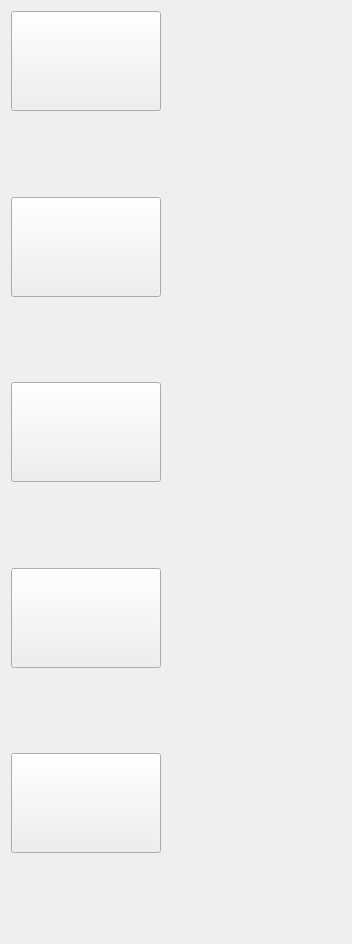
        <widget class="QWidget" name="scrollAreaWidgetContents">
         <property name="geometry">
          <rect>
           <x>0</x>
           <y>0</y>
           <width>352</width>
           <height>944</height>
          </rect>
         </property>
         <layout class="QVBoxLayout" name="verticalLayout_3">
          <item>
           <layout class="QVBoxLayout" name="verticalLayout">
            <item>
             <widget class="QPushButton" name="menupicture">
              <property name="minimumSize">
               <size>
                <width>150</width>
                <height>100</height>
               </size>
              </property>
              <property name="maximumSize">
               <size>
                <width>150</width>
                <height>100</height>
               </size>
              </property>
              <property name="text">
               <string/>
              </property>
              <property name="iconSize">
               <size>
                <width>16</width>
                <height>16</height>
               </size>
              </property>
             </widget>
            </item>
            <item>
             <widget class="QLabel" name="menuname">
              <property name="text">
               <string/>
              </property>
             </widget>
            </item>
            <item>
             <widget class="QLabel" name="menudecription">
              <property name="minimumSize">
               <size>
                <width>0</width>
                <height>30</height>
               </size>
              </property>
              <property name="text">
               <string/>
              </property>
             </widget>
            </item>
            <item>
             <widget class="QLabel" name="menuprice">
              <property name="text">
               <string/>
              </property>
             </widget>
            </item>
            <item>
             <widget class="QPushButton" name="menupicture_2">
              <property name="minimumSize">
               <size>
                <width>150</width>
                <height>100</height>
               </size>
              </property>
              <property name="maximumSize">
               <size>
                <width>150</width>
                <height>100</height>
               </size>
              </property>
              <property name="text">
               <string/>
              </property>
             </widget>
            </item>
            <item>
             <widget class="QLabel" name="menuname_2">
              <property name="text">
               <string/>
              </property>
             </widget>
            </item>
            <item>
             <widget class="QLabel" name="menudecription_2">
              <property name="minimumSize">
               <size>
                <width>0</width>
                <height>30</height>
               </size>
              </property>
              <property name="text">
               <string/>
              </property>
             </widget>
            </item>
            <item>
             <widget class="QLabel" name="menuprice_2">
              <property name="text">
               <string/>
              </property>
             </widget>
            </item>
            <item>
             <widget class="QPushButton" name="menupicture_3">
              <property name="minimumSize">
               <size>
                <width>150</width>
                <height>100</height>
               </size>
              </property>
              <property name="maximumSize">
               <size>
                <width>150</width>
                <height>100</height>
               </size>
              </property>
              <property name="text">
               <string/>
              </property>
             </widget>
            </item>
            <item>
             <widget class="QLabel" name="menuname_3">
              <property name="text">
               <string/>
              </property>
             </widget>
            </item>
            <item>
             <widget class="QLabel" name="menudecription_3">
              <property name="minimumSize">
               <size>
                <width>0</width>
                <height>30</height>
               </size>
              </property>
              <property name="text">
               <string/>
              </property>
             </widget>
            </item>
            <item>
             <widget class="QLabel" name="menuprice_3">
              <property name="text">
               <string/>
              </property>
             </widget>
            </item>
            <item>
             <widget class="QPushButton" name="menupicture_4">
              <property name="minimumSize">
               <size>
                <width>150</width>
                <height>100</height>
               </size>
              </property>
              <property name="maximumSize">
               <size>
                <width>150</width>
                <height>100</height>
               </size>
              </property>
              <property name="text">
               <string/>
              </property>
             </widget>
            </item>
            <item>
             <widget class="QLabel" name="menuname_4">
              <property name="text">
               <string/>
              </property>
             </widget>
            </item>
            <item>
             <widget class="QLabel" name="menudecription_4">
              <property name="minimumSize">
               <size>
                <width>0</width>
                <height>30</height>
               </size>
              </property>
              <property name="text">
               <string/>
              </property>
             </widget>
            </item>
            <item>
             <widget class="QLabel" name="menuprice_4">
              <property name="text">
               <string/>
              </property>
             </widget>
            </item>
            <item>
             <widget class="QPushButton" name="menupicture_5">
              <property name="minimumSize">
               <size>
                <width>150</width>
                <height>100</height>
               </size>
              </property>
              <property name="maximumSize">
               <size>
                <width>150</width>
                <height>100</height>
               </size>
              </property>
              <property name="text">
               <string/>
              </property>
             </widget>
            </item>
            <item>
             <widget class="QLabel" name="menuname_5">
              <property name="text">
               <string/>
              </property>
             </widget>
            </item>
            <item>
             <widget class="QLabel" name="menudecription_5">
              <property name="minimumSize">
               <size>
                <width>0</width>
                <height>30</height>
               </size>
              </property>
              <property name="text">
               <string/>
              </property>
             </widget>
            </item>
            <item>
             <widget class="QLabel" name="menuprice_5">
              <property name="text">
               <string/>
              </property>
             </widget>
            </item>
           </layout>
          </item>
         </layout>
        </widget>
